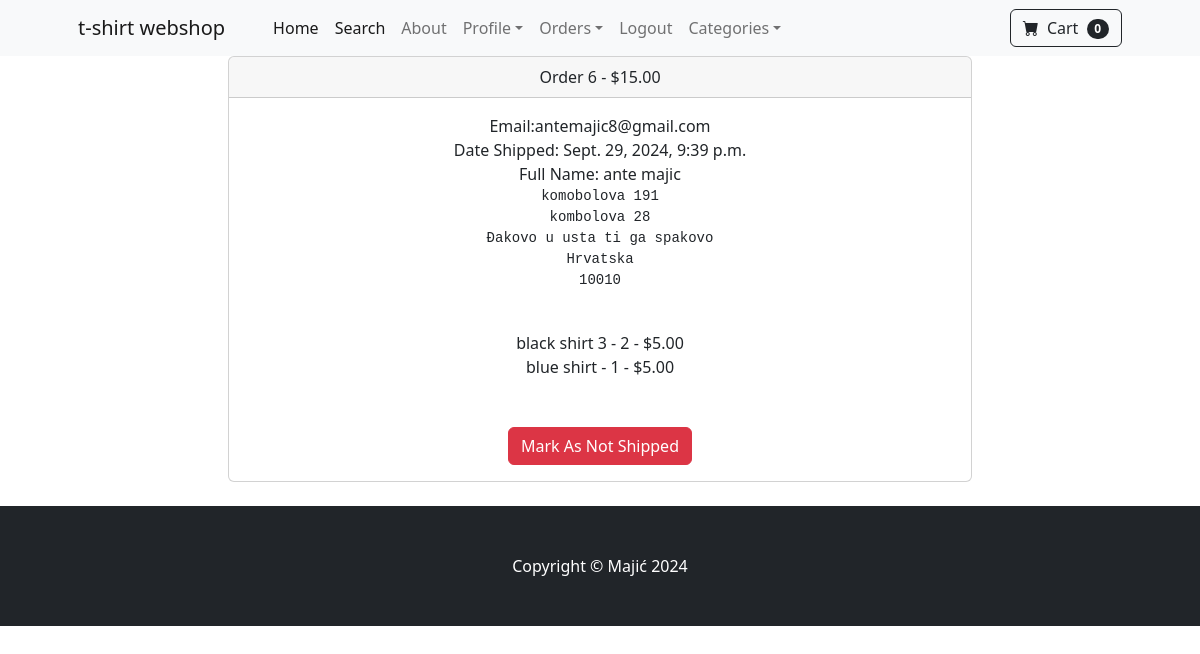
Screenshot of /payment/orders/6 (signed in) with the database file from the repository.
### payment/models.py (models this page shows, shortened)
class Order(models.Model):
    user = models.ForeignKey(User,on_delete=models.CASCADE,null=True,blank=True)
    full_name = models.CharField(max_length=250)
    email = models.EmailField(max_length=250)
    shipping_address = models.TextField(max_length=15000)
    amount_paid = models.DecimalField(max_digits=10,decimal_places=2)
    date_ordered = models.DateTimeField(auto_now_add=True)
    shipped = models.BooleanField(default=False)
    date_shipped = models.DateTimeField(blank=True,null=True)

class OrderItem(models.Model):
    order = models.ForeignKey(Order,on_delete=models.CASCADE,null=True)
    product = models.ForeignKey(Product,on_delete=models.CASCADE,null=True)
    user = models.ForeignKey(User,on_delete=models.CASCADE,null=True,blank=True)
    quantity = models.PositiveBigIntegerField(default = 1)
    price = models.DecimalField(max_digits=10,decimal_places=2)

### store/models.py (models this page shows)
class Product(models.Model):
    name=models.CharField(max_length=50)
    price=models.DecimalField(default=0, decimal_places=2, max_digits=6)
    category=models.ForeignKey(Category,on_delete=models.CASCADE,default=1)
    description=models.CharField(max_length=250,default='',blank=True,null=True)
    image=models.ImageField(upload_to='uploads/product/')
    is_sale=models.BooleanField(default=False)
    sale_price=models.DecimalField(default=0, decimal_places=2, max_digits=6)
    def __str__(self):
        return self.name

### payment/views.py (the view, shortened to what this page needs)
# urls.py: path('orders/<int:pk>',views.orders,name='orders'),
def orders(request,pk):
    if request.user.is_authenticated and request.user.is_superuser:
        order = Order.objects.get(id=pk)
        items = OrderItem.objects.filter(order=pk)
        return render(request,'payment/orders.html',{'order':order,'items':items})
    else:
        messages.success(request,'Access Denied')
        return redirect('home')

### cart/cart.py (called while the page is built)
    def __len__(self):
        return len(self.cart)

### cart/context_processors.py (called while the page is built)
def cart(request):
    return {'cart':Cart(request)}

### payment/templates/payment/orders.html (shortened to what this page needs)
{%extends 'base.html' %}
{%block content%}
<div class="container">
    <div class="row">
        <center>
            <div class="col-8">
                <div class="card">
                    <div class="card-header">
                        Order {{order.id}} - ${{order.amount_paid}}
                    </div>
                    <div class="card-body">
                        Email:{{order.email}}<br />
                        {%if order.date_shipped%}
                        Date Shipped: {{order.date_shipped}}
                        {%else%}
                        Date Ordered: {{order.date_ordered}}
                        {%endif%}
                        <br />
                        Full Name: {{order.full_name}} <br />
                        <pre>{{order.shipping_address}}</pre><br />
                        {%for item in items%}
                        {{item.product}} - {{item.quantity}} - ${{item.price}} <br />
                        {%endfor%}
                        <br /><br />
                        {%if not order.shipped%}
                        <form method="POST">
                            {%csrf_token%}
                            <input type="hidden" name="shipping_status" value="true">
                            <button type="submit" class="btn btn-success">Mark As Shipped</button>
                            {%else%}
                            <form method="POST">
                                <button type="submit" class="btn btn-danger">Mark As Not Shipped</button>
                                {%endif%}
                            </form>
                    </div>
                </div>
                <br />
            </div>
        </center>
    </div>
</div>
{%endblock%}

### rows the page displays
Order: id "6", amount_paid "15.00", email "antemajic8@gmail.com", date_shipped "Sept. 29, 2024, 9:39 p.m.", full_name "ante majic", shipping_address "komobolova 191 kombolova 28 Đakovo u usta ti ga spakovo Hrvatska 10010"
OrderItem: product "black shirt 3", quantity "2", price "5.00"
OrderItem: product "blue shirt", quantity "1", price "5.00"

### other values shown
{{ cart|length }} "0"
